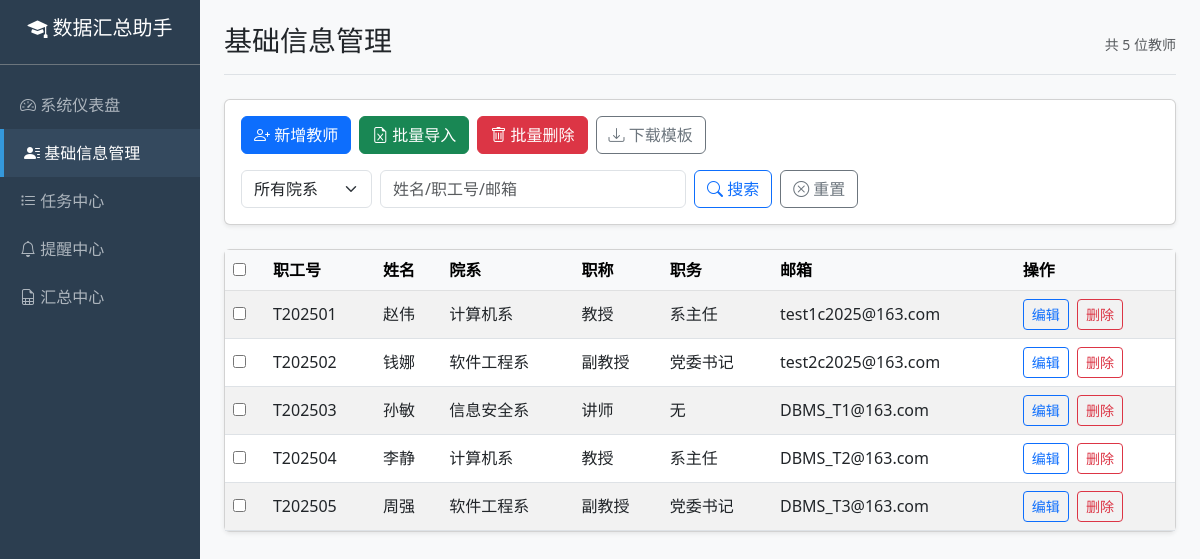
/contacts, run on an earlier commit of the app's database.
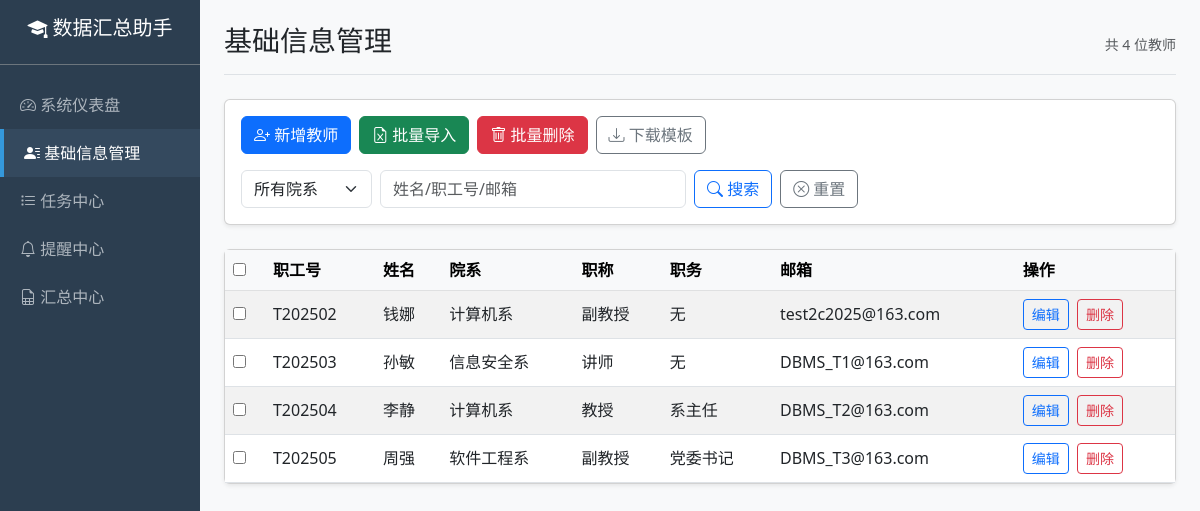
And on a later commit of the database.
### models.py (models this page shows, shortened)
class Teacher(db.Model):
    __tablename__ = 'teachers'
    teacher_id = db.Column(db.String(20), primary_key=True)
    name = db.Column(db.String(50), nullable=False)
    sex = db.Column(db.String(10))
    age = db.Column(db.Integer)
    title = db.Column(db.String(50))
    position = db.Column(db.String(50))
    email = db.Column(db.String(100), nullable=False)
    tel = db.Column(db.String(20))
    dep_id = db.Column(db.String(20), db.ForeignKey('departments.dep_id'))
    department = db.relationship('Department', backref='teachers')

class Department(db.Model):
    __tablename__ = 'departments'
    dep_id = db.Column(db.String(20), primary_key=True)
    dep_name = db.Column(db.String(50), nullable=False)
    school_id = db.Column(db.String(20))

### app.py (the view)
@app.route('/contacts')
def contacts():
    departments = Department.query.all()
    selected_dep = request.args.get('department')
    search_query = request.args.get('search', '').strip()
    query = Teacher.query
    if selected_dep:
        query = query.filter_by(dep_id=selected_dep)
    if search_query:
        query = query.filter(
            (Teacher.teacher_id.contains(search_query)) |
            (Teacher.name.contains(search_query)) |
            (Teacher.email.contains(search_query))
        )
    teachers = query.all()
    return render_template('contacts.html',
                           teachers=teachers,
                           departments=departments,
                           selected_dep=selected_dep,
                           search_query=search_query)

### templates/contacts.html (shortened to what the changed rows need)
{% extends "layout.html" %}
{% block content %}
<div class="d-flex justify-content-between align-items-center mb-4 border-bottom pb-2">
    <h3>基础信息管理</h3>
    <div class="text-muted small">共 {{ teachers|length }} 位教师</div>
</div>
<form method="POST" action="{{ url_for('batch_delete_teachers') }}" id="teacher_list_form">
    <div class="card shadow-sm">
        <div class="card-body p-0">
            <table class="table table-striped table-hover mb-0 align-middle">
                <thead class="table-light">
                    <tr>
                        <th><input type="checkbox" id="select_all_teachers" title="全选"></th>
                        <th>职工号</th>
                        <th>姓名</th>
                        <th>院系</th>
                        <th>职称</th>
                        <th>职务</th>
                        <th>邮箱</th>
                        <th>操作</th>
                    </tr>
                </thead>
                <tbody>
                    {% for t in teachers %}
                    <tr>
                        <td><input type="checkbox" name="teacher_ids" value="{{ t.teacher_id }}" class="teacher-checkbox"></td>
                        <td>{{ t.teacher_id }}</td>
                        <td>{{ t.name }}</td>
                        <td>{{ t.department.dep_name if t.department else '未知' }}</td>
                        <td>{{ t.title }}</td>
                        <td>{{ t.position }}</td>
                        <td>{{ t.email }}</td>
                        <td>
                            <button type="button" class="btn btn-sm btn-outline-primary me-1"
                                    data-bs-toggle="modal"
                                    data-bs-target="#editTeacherModal"
                                    data-id="{{ t.teacher_id }}"
                                    data-name="{{ t.name }}"
                                    data-sex="{{ t.sex }}"
                                    data-age="{{ t.age }}"
                                    data-dep="{{ t.department.dep_id if t.department else '' }}"
                                    data-title="{{ t.title or '' }}"
                                    data-position="{{ t.position or '' }}"
                                    data-email="{{ t.email }}"
                                    data-tel="{{ t.tel or '' }}">
                                 编辑
                            </button>
                            <a href="{{ url_for('delete_teacher', teacher_id=t.teacher_id) }}"
                               class="btn btn-sm btn-outline-danger"
                               onclick="return confirm('确定要删除 {{ t.name }} 吗？这将同时删除相关的任务记录。')">删除</a>
                        </td>
                    </tr>
                    {% else %}
                    <tr><td colspan="8" class="text-center py-4">未找到相关教师信息</td></tr>
                    {% endfor %}
                </tbody>
            </table>
        </div>
    </div>
</form>
{% endblock %}

What changed in the data, as far as the page shows it:
removed Teacher: teacher_id "T202501", name "赵伟", department "计算机系", title "教授", position "系主任", email "test1c2025@163.com"
changed Teacher "钱娜": department "软件工程系" → "计算机系"; position "党委书记" → "无"
Also different on the page:
{{ teachers|length }}: "5" → "4"
